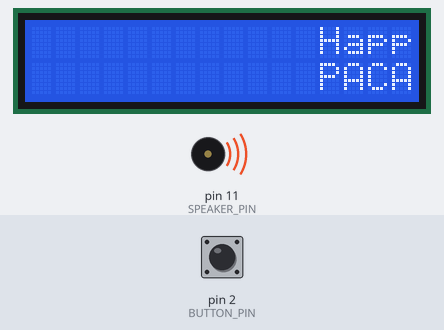
Bench run of a sketch on a simulated Arduino Uno, built with avr-gcc and run on an emulated ATmega328P. Parts: 16×2 character LCD, buzzer (waves = sounding). Inputs (shaded band) come from the test bench; at power-on: pin 2 (BUTTON_PIN) HIGH.

Above: at 1.2 s.
1.3 s: pin 2 (BUTTON_PIN) pulled LOW for 0.15 s
At 1.83 s:
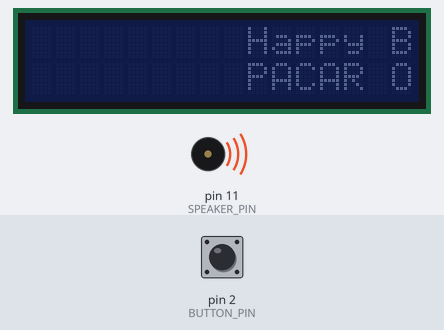
2.0 s: pin 2 (BUTTON_PIN) pulled LOW for 1 s
At 2.65 s:
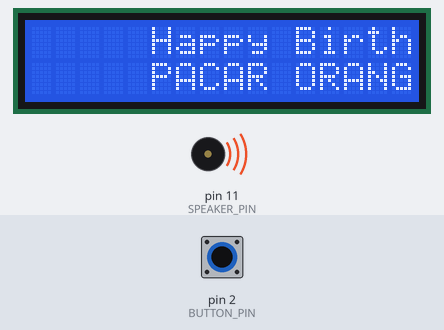
3.6 s: pin 2 (BUTTON_PIN) pulled LOW for 0.15 s
4.3 s: pin 2 (BUTTON_PIN) pulled LOW for 3.2 s
At 5.73 s:
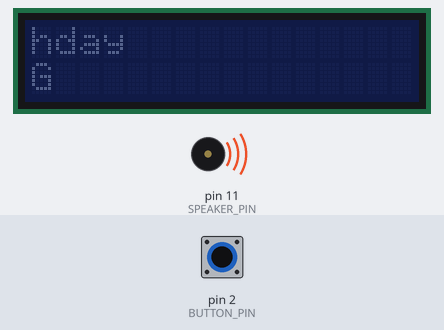
8.1 s: pin 2 (BUTTON_PIN) pulled LOW for 0.15 s
8.8 s: pin 2 (BUTTON_PIN) pulled LOW for 1 s
At 9.48 s:
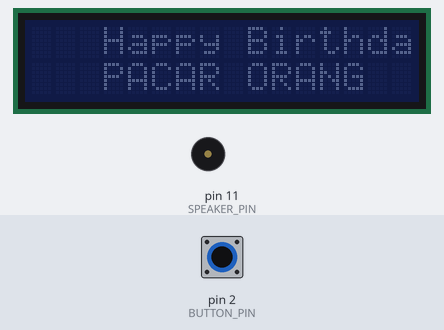
Timing chart, 0 to 16.2 s (numbered marks = the images above; inputs shaded):
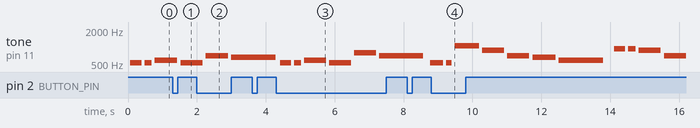

The sketch:

HAPPY-BRTHDAY-LCD.ino
```cpp
#include "pitches.h"
#include <Wire.h>
#include <LiquidCrystal_I2C.h>

#define PAUSE 0

LiquidCrystal_I2C lcd(0x27, 16, 2);

int SPEAKER_PIN = 11;
int SPEAKER = SPEAKER_PIN;

// OPTIONAL: Pin Tombol untuk ganti Mode Kedip (Hubungkan ke Pin 2 & GND)
const int BUTTON_PIN = 2;

#define NUM_OF_NOTES 28

int NOTE_SEQ[NUM_OF_NOTES] = {
  NOTE_C5, NOTE_C5, NOTE_D5, NOTE_C5, NOTE_F5, NOTE_E5, PAUSE,
  NOTE_C5, NOTE_C5, NOTE_D5, NOTE_C5, NOTE_G5, NOTE_F5, PAUSE,
  NOTE_C5, NOTE_C5, NOTE_C6, NOTE_A5, NOTE_F5, NOTE_E5, NOTE_D5, PAUSE,
  NOTE_AS5, NOTE_AS5, NOTE_A5, NOTE_F5, NOTE_G5, NOTE_F5
};

int NOTE_LEN[NUM_OF_NOTES] = {
  4, 2, 8, 8, 8, 16, 50,
  4, 2, 8, 8, 8, 16, 100,
  4, 2, 8, 8, 8, 8, 16, 150,
  4, 2, 8, 8, 8, 20
};

int TEMPO = 80;

// ================================================================
// ATUR MODE DI SINI:
// Mode 1: Kedip Sesuai Nada Musik
// Mode 2: Kedip Strobe/Timer Berulang (Sesuai blinkInterval)
// Mode 3: Selalu Menyala (Tanpa Kedip)
// ================================================================
int BACKLIGHT_MODE = 1;

const long blinkInterval = 200; // Kecepatan kedip untuk Mode 2 (ms)
unsigned long previousBlinkMillis = 0;
bool strobeState = true;
bool isNotePlaying = false; // Status apakah nada sedang bunyi

// Variable Teks
String line1Text = "Happy Birthday";
String line2Text = "PACAR ORANG";

int scrollPos = 16;
unsigned long previousMillis = 0;
const long textInterval = 200;

// Pembacaan tombol ubah mode
int lastButtonState = HIGH;

void printScrolledLine(String text, int row) {
  lcd.setCursor(0, row);
  lcd.print("                ");

  if (scrollPos >= 0) {
    lcd.setCursor(scrollPos, row);
    lcd.print(text);
  } else {
    int textStart = -scrollPos;
    if (textStart < text.length()) {
      lcd.setCursor(0, row);
      lcd.print(text.substring(textStart));
    }
  }
}

// Fungsi Pusat Pembaru Tampilan & Kontrol Backlight
void updateLCD() {
  unsigned long currentMillis = millis();

  // 1. Cek Tombol Pindah Mode (Jika Dipasang)
  int buttonState = digitalRead(BUTTON_PIN);
  if (lastButtonState == HIGH && buttonState == LOW) {
    BACKLIGHT_MODE++;
    if (BACKLIGHT_MODE > 3) BACKLIGHT_MODE = 1;
    delay(50); // Debounce
  }
  lastButtonState = buttonState;

  // 2. Teks Berjalan
  if (currentMillis - previousMillis >= textInterval) {
    previousMillis = currentMillis;

    printScrolledLine(line1Text, 0);
    printScrolledLine(line2Text, 1);

    scrollPos--;

    int maxLength = max(line1Text.length(), line2Text.length());
    if (scrollPos < -maxLength) {
      scrollPos = 16;
    }
  }

  // 3. Eksekusi Kontrol Backlight Berdasarkan MODE
  if (BACKLIGHT_MODE == 1) {
    // Mode 1: Nyala saat ada nada, mati saat jeda
    if (isNotePlaying) {
      lcd.backlight();
    } else {
      lcd.noBacklight();
    }
  }
  else if (BACKLIGHT_MODE == 2) {
    // Mode 2: Strobe / Kedip berulang sesuai timer
    if (currentMillis - previousBlinkMillis >= blinkInterval) {
      previousBlinkMillis = currentMillis;
      strobeState = !strobeState;
      if (strobeState) {
        lcd.backlight();
      } else {
        lcd.noBacklight();
      }
    }
  }
  else if (BACKLIGHT_MODE == 3) {
    // Mode 3: Selalu Menyala
    lcd.backlight();
  }
}

void delayWithLCD(int duration) {
  unsigned long start = millis();
  while (millis() - start < duration) {
    updateLCD();
    delay(10);
  }
}

void setup() {
  pinMode(BUTTON_PIN, INPUT_PULLUP);
  lcd.init();
  lcd.backlight();
  lcd.clear();
}

void loop() {
  for (int i = 0; i < NUM_OF_NOTES; i++) {
    if (NOTE_SEQ[i] != PAUSE) {
      isNotePlaying = true;
      tone(SPEAKER, NOTE_SEQ[i]);
      delayWithLCD(NOTE_LEN[i] * TEMPO);

      isNotePlaying = false;
      noTone(SPEAKER);
      delayWithLCD(TEMPO);
    } else {
      isNotePlaying = false;
      delayWithLCD(NOTE_LEN[i]);
    }
  }
}
```

pitches.h
```cpp
#define PAUSE 0
// Cstm HBD byAR21

#define NOTE_B0  31
#define NOTE_C1  33
#define NOTE_CS1 35
#define NOTE_D1  37
#define NOTE_DS1 39
#define NOTE_E1  41
#define NOTE_F1  44
#define NOTE_FS1 46
#define NOTE_G1  49
#define NOTE_GS1 52
#define NOTE_A1  55
#define NOTE_AS1 58
#define NOTE_B1  62
#define NOTE_C2  65
#define NOTE_CS2 69
#define NOTE_D2  73
#define NOTE_DS2 78
#define NOTE_E2  82
#define NOTE_F2  87
#define NOTE_FS2 93
#define NOTE_G2  98
#define NOTE_GS2 104
#define NOTE_A2  110
#define NOTE_AS2 117
#define NOTE_B2  123
#define NOTE_C3  131
#define NOTE_CS3 139
#define NOTE_D3  147
#define NOTE_DS3 156
#define NOTE_E3  165
#define NOTE_F3  175
#define NOTE_FS3 185
#define NOTE_G3  196
#define NOTE_GS3 208
#define NOTE_A3  220
#define NOTE_AS3 233
#define NOTE_B3  247
#define NOTE_C4  262
#define NOTE_CS4 277
#define NOTE_D4  294
#define NOTE_DS4 311
#define NOTE_E4  330
#define NOTE_F4  349
#define NOTE_FS4 370
#define NOTE_G4  392
#define NOTE_GS4 415
#define NOTE_A4  440
#define NOTE_AS4 466
#define NOTE_B4  494
#define NOTE_C5  523
#define NOTE_CS5 554
#define NOTE_D5  587
#define NOTE_DS5 622
#define NOTE_E5  659
#define NOTE_F5  698
#define NOTE_FS5 740
#define NOTE_G5  784
#define NOTE_GS5 831
#define NOTE_A5  880
#define NOTE_AS5 932
#define NOTE_B5  988
#define NOTE_C6  1047
#define NOTE_CS6 1109
#define NOTE_D6  1175
#define NOTE_DS6 1245
#define NOTE_E6  1319
#define NOTE_F6  1397
#define NOTE_FS6 1480
#define NOTE_G6  1568
#define NOTE_GS6 1661
#define NOTE_A6  1760
#define NOTE_AS6 1865
#define NOTE_B6  1976
#define NOTE_C7  2093
#define NOTE_CS7 2217
#define NOTE_D7  2349
#define NOTE_DS7 2489
#define NOTE_E7  2637
#define NOTE_F7  2794
#define NOTE_FS7 2960
#define NOTE_G7  3136
#define NOTE_GS7 3322
#define NOTE_A7  3520
#define NOTE_AS7 3729
#define NOTE_B7  3951
#define NOTE_C8  4186
#define NOTE_CS8 4435
#define NOTE_D8  4699
#define NOTE_DS8 4978
```

Measured:
- after the input at 2.0 s, the display: first changes after 0.17 s (image 2 shows a later state)
- after the input at 8.8 s, the display: first differs from a run without the input after 0.35 s (image 4 shows a later state)
- by itself, tone on pin 11 (SPEAKER_PIN): plays 523 Hz for 0.16 s, 1047 Hz for 0.70 s, 880 Hz for 0.64 s, 698 Hz for 0.64 s, 659 Hz for 0.68 s, 587 Hz for 1.3 s … (10 notes in this stretch)
